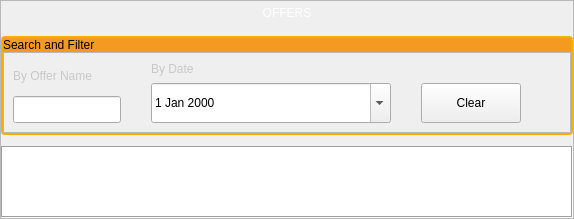
               <widget class="QFrame" name="frame_46">
                <property name="frameShape">
                 <enum>QFrame::StyledPanel</enum>
                </property>
                <property name="frameShadow">
                 <enum>QFrame::Raised</enum>
                </property>
                <layout class="QVBoxLayout" name="verticalLayout_59">
                 <property name="spacing">
                  <number>11</number>
                 </property>
                 <property name="leftMargin">
                  <number>0</number>
                 </property>
                 <property name="topMargin">
                  <number>0</number>
                 </property>
                 <property name="rightMargin">
                  <number>0</number>
                 </property>
                 <property name="bottomMargin">
                  <number>0</number>
                 </property>
                 <item>
                  <widget class="QLabel" name="label_59">
                   <property name="maximumSize">
                    <size>
                     <width>16777215</width>
                     <height>60</height>
                    </size>
                   </property>
                   <property name="styleSheet">
                    <string notr="true">QLabel{
	font: 75 22pt &quot;Times New Roman&quot;;
	color: rgb(255, 255, 255);

	padding: 5px;
	
	
}</string>
                   </property>
                   <property name="text">
                    <string>OFFERS</string>
                   </property>
                   <property name="alignment">
                    <set>Qt::AlignCenter</set>
                   </property>
                  </widget>
                 </item>
                 <item>
                  <widget class="QFrame" name="frame_47">
                   <property name="layoutDirection">
                    <enum>Qt::LeftToRight</enum>
                   </property>
                   <property name="styleSheet">
                    <string notr="true">#frame_47{
	border-style: solid;
	border-width: 2px;
	border-color: rgb(247,174,0);
	border-radius:4px;
	
}</string>
                   </property>
                   <property name="frameShape">
                    <enum>QFrame::StyledPanel</enum>
                   </property>
                   <property name="frameShadow">
                    <enum>QFrame::Raised</enum>
                   </property>
                   <layout class="QVBoxLayout" name="verticalLayout_60">
                    <property name="spacing">
                     <number>0</number>
                    </property>
                    <property name="leftMargin">
                     <number>0</number>
                    </property>
                    <property name="topMargin">
                     <number>0</number>
                    </property>
                    <property name="rightMargin">
                     <number>0</number>
                    </property>
                    <property name="bottomMargin">
                     <number>0</number>
                    </property>
                    <item>
                     <widget class="QLabel" name="label_60">
                      <property name="styleSheet">
                       <string notr="true">QLabel{
background-color: rgb(244, 154, 32);
	
	font: 100 20pt &quot;Times New Roman&quot;;
	
 
}</string>
                      </property>
                      <property name="text">
                       <string>Search and Filter</string>
                      </property>
                     </widget>
                    </item>
                    <item>
                     <widget class="QFrame" name="frame_48">
                      <property name="styleSheet">
                       <string notr="true"/>
                      </property>
                      <property name="frameShape">
                       <enum>QFrame::StyledPanel</enum>
                      </property>
                      <property name="frameShadow">
                       <enum>QFrame::Raised</enum>
                      </property>
                      <layout class="QHBoxLayout" name="horizontalLayout_46">
                       <property name="spacing">
                        <number>30</number>
                       </property>
                       <item>
                        <layout class="QVBoxLayout" name="verticalLayout_62">
                         <property name="spacing">
                          <number>7</number>
                         </property>
                         <item>
                          <widget class="QLabel" name="label_62">
                           <property name="styleSheet">
                            <string notr="true">QLabel{
	color: rgb(200, 200, 200);
}</string>
                           </property>
                           <property name="text">
                            <string>By Offer Name</string>
                           </property>
                          </widget>
                         </item>
                         <item>
                          <layout class="QHBoxLayout" name="horizontalLayout_48">
                           <property name="spacing">
                            <number>4</number>
                           </property>
                           <item>
                            <widget class="QLineEdit" name="offers_item_name_filter_txt">
                             <property name="maximumSize">
                              <size>
                               <width>300</width>
                               <height>40</height>
                              </size>
                             </property>
                            </widget>
                           </item>
                          </layout>
                         </item>
                        </layout>
                       </item>
                       <item>
                        <layout class="QVBoxLayout" name="verticalLayout_61">
                         <property name="spacing">
                          <number>7</number>
                         </property>
                         <item>
                          <widget class="QLabel" name="label_61">
                           <property name="styleSheet">
                            <string notr="true">QLabel{
	color: rgb(200, 200, 200);
}</string>
                           </property>
                           <property name="text">
                            <string>By Date</string>
                           </property>
                          </widget>
                         </item>
                         <item>
                          <layout class="QHBoxLayout" name="horizontalLayout_47">
                           <property name="spacing">
                            <number>4</number>
                           </property>
                           <item>
                            <widget class="QDateEdit" name="offers_date_filter_dateEdit1">
                             <property name="minimumSize">
                              <size>
                               <width>240</width>
                               <height>40</height>
                              </size>
                             </property>
                             <property name="calendarPopup">
                              <bool>true</bool>
                             </property>
                            </widget>
                           </item>
                          </layout>
                         </item>
                        </layout>
                       </item>
                       <item alignment="Qt::AlignBottom">
                        <widget class="QPushButton" name="offers_clear_btn">
                         <property name="minimumSize">
                          <size>
                           <width>100</width>
                           <height>40</height>
                          </size>
                         </property>
                         <property name="text">
                          <string>Clear</string>
                         </property>
                        </widget>
                       </item>
                       <item>
                        <spacer name="horizontalSpacer_8">
                         <property name="orientation">
                          <enum>Qt::Horizontal</enum>
                         </property>
                         <property name="sizeHint" stdset="0">
                          <size>
                           <width>40</width>
                           <height>20</height>
                          </size>
                         </property>
                        </spacer>
                       </item>
                      </layout>
                     </widget>
                    </item>
                   </layout>
                  </widget>
                 </item>
                 <item>
                  <widget class="QTableView" name="offers_tableView">
                   <property name="locale">
                    <locale language="English" country="UnitedStates"/>
                   </property>
                   <property name="frameShape">
                    <enum>QFrame::Box</enum>
                   </property>
                   <property name="sizeAdjustPolicy">
                    <enum>QAbstractScrollArea::AdjustToContents</enum>
                   </property>
                   <property name="alternatingRowColors">
                    <bool>true</bool>
                   </property>
                   <property name="selectionBehavior">
                    <enum>QAbstractItemView::SelectRows</enum>
                   </property>
                   <attribute name="verticalHeaderDefaultSectionSize">
                    <number>40</number>
                   </attribute>
                   <attribute name="verticalHeaderMinimumSectionSize">
                    <number>40</number>
                   </attribute>
                  </widget>
                 </item>
                </layout>
               </widget>
